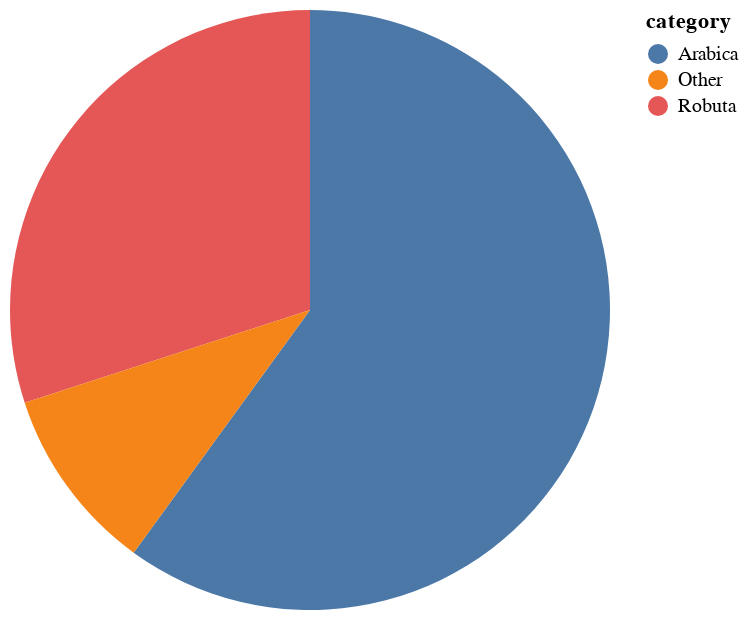

Describe this chart as a Vega-Lite specification.
### Vega-Lite specification from a JSON file in a GitHub repository (floating-point values rounded to 4 significant figures)
{"data": {"values": [{"category": "Arabica", "value": 60}, {"category": "Robuta", "value": 30}, {"category": "Other", "value": 10}]}, "mark": {"type": "arc", "tooltip": true}, "encoding": {"theta": {"field": "value", "type": "quantitative", "stack": "normalize"}, "color": {"field": "category", "type": "nominal"}}}
